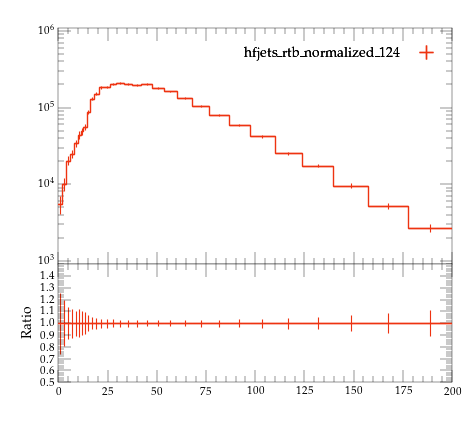

Reproduce this figure in Python.
#! /usr/bin/env python

# This Python script was auto-generated using YODA v2.0.2.
# Analysis object: /MC_HFJETS_NOTNORM/ptBHadrLead
# Timestamp: 29-07-2026 (18:13:04)

import matplotlib as mpl
import matplotlib.pyplot as plt
mpl.use('Agg') # comment out for interactive use
import os
import numpy as np

plotDir = os.path.split(os.path.realpath(__file__))[0]
if 'YODA_USER_PLOT_PATH' in globals():
    plot_outdir = globals()['YODA_USER_PLOT_PATH']
else:
    plot_outdir = plotDir

#plot style
plt.style.use(os.path.join(plotDir, '../default.mplstyle'))
# plot metadata
figW, figH = plt.rcParams['figure.figsize']
ax_xLabel = r''
ax_yLabel = r''
ax_title  = r''
ax_xScale = 'linear'
ax_yScale = 'log'
xLims = (0.0, 200.0)
yLims = (900.0, 1100000.0)

# TeX-friendly labels for the legend
labels = {
    'legend' : ([ r"hfjets\_rtb\_normalized\_124" ], r""),
}

# Adjust canvas width and height
canvasW = 10.0
canvasH = 9.0
figW *= canvasW/10.
figH *= canvasH/9.

# Create figure and axis objects
fig, (ax, ratio0_ax) = plt.subplots(2, 1, sharex=True,
                  figsize=(figW,figH), gridspec_kw={'height_ratios': (6.0, 3.0)})

# Set figure margins
plt.subplots_adjust(
    left   = 1.0 * plt.rcParams['figure.subplot.left'],
    right  = 1.0 * plt.rcParams['figure.subplot.right'],
    top    = 1.0 * plt.rcParams['figure.subplot.top'],
    bottom = 1.0 * plt.rcParams['figure.subplot.bottom'])

ratio0_ax.yaxis.set_major_locator(mpl.ticker.MultipleLocator(0.1))
ratio0_ax.set_ylim(0.5, 1.4999)
ratio0_ax.set_ylabel('Ratio')

# the numerical data is stored in a separate file
dataf = dict()
prefix = os.path.split(__file__)[0]
if prefix:    prefix = prefix + '/'
exec(open(prefix+'ptBHadrLead__data.py').read(), dataf)


legend_handles = dict() # keep track of handles for the legend

# style options for curves
# starts at zorder>=5 to draw curve on top of legend
styles = {
  'hfjets_rtb_normalized_124.yoda.gz': {
    'color' : '#EE3311',
    'linestyle' : '-',
    'linewidth' : 1,
    'marker' : 'none',
    'markersize' : 2,
    'capsize' : 0.0,
    'zorder' : 5,
    'histstyle' : 1,
    'drawstyle' : 'steps-pre',
    'xerrorbars' : 1,
    'yerrorbars' : 1,
    'fillcolor' : None,
    'fillopacity' : 1.0,
    'ratio0_linestyle' : '-',
    'ratio0_linewidth' : 1,
    'ratio0_marker' : 'none',
    'ratio0_markersize' : 2,
    'ratio0_capsize' : 0.0,
    'ratio0_zorder' : 5,
    'ratio0_histstyle' : 1,
    'ratio0_drawstyle' : 'steps-pre',
    'ratio0_xerrorbars' : 1,
    'ratio0_yerrorbars' : 1,
  },
}

# curve from input yoda files in main panel
for label, yvals in dataf['yvals'].items():
    if all(np.isnan(v) for v in dataf['yvals'][label]):
        continue
    tmp = None
    if styles[label]['histstyle']: # draw as histogram
        xpos = dataf['xedges'][label] if styles[label]['drawstyle'] else dataf['xpoints'][label]
        ypos = np.insert(yvals, 0, yvals[0]) if styles[label]['drawstyle'] else yvals
        if styles[label]['fillcolor']: # fill area below curve
            ax.fill_between(xpos, ypos, step='pre',
                            color=styles[label]['fillcolor'],
                            alpha=styles[label]['fillopacity'])
        tmp, = ax.plot(xpos, ypos,
                       color=styles[label]['color'],
                       linestyle=styles[label]['linestyle'],
                       linewidth=styles[label]['linewidth'],
                       drawstyle=styles[label]['drawstyle'], solid_joinstyle='miter',
                       zorder=styles[label]['zorder'], label=label)
    tmp = ax.errorbar(dataf['xpoints'][label], yvals,
                      xerr=np.array(dataf['xerrs'][label])*styles[label]['xerrorbars'],
                      yerr=np.array(dataf['yerrs'][label])*styles[label]['yerrorbars'],
                      fmt=styles[label]['marker'], capsize=styles[label]['capsize'],
                      markersize=styles[label]['markersize'],
                      ecolor=styles[label]['color'],
                      color=styles[label]['color'], zorder=styles[label]['zorder'])
    tmp[-1][0].set_linestyle(styles[label]['linestyle'])
    tmp[-1][0].set_linewidth(styles[label]['linewidth'])
    if label in dataf['add_legend_handle']:  legend_handles[label] = tmp
    for varLabel in dataf['variation_yvals'].keys():
        if varLabel.startswith(label):
            tmp, = ax.plot(dataf['xedges'][label], dataf['variation_yvals'][varLabel],
                           color=styles[label]['color'],
                           linestyle=styles[label]['linestyle'],
                           linewidth=styles[label]['linewidth'],
                           drawstyle='steps-pre', solid_joinstyle='miter',
                           zorder=styles[label]['zorder'], alpha=0.5)


# plots on ratio panel
# curve from input yoda files in ratio panel
for label, yvals in dataf['ratio0_yvals'].items():
    if all(np.isnan(v) for v in yvals):
        continue
    if styles[label]['ratio0_histstyle']: # plot as histogram
        xpos = dataf['xedges']['hfjets_rtb_normalized_124.yoda.gz'] if styles[label]['ratio0_drawstyle'] else dataf['xpoints']['hfjets_rtb_normalized_124.yoda.gz']
        ypos = np.insert(yvals, 0, yvals[0]) if styles[label]['ratio0_drawstyle'] else yvals
        ratio0_ax.plot(xpos, ypos,
                       color=styles[label]['color'],
                       linewidth=styles[label]['linewidth'],
                       linestyle=styles[label]['ratio0_linestyle'],
                       drawstyle=styles[label]['ratio0_drawstyle'], zorder=styles[label]['zorder'],
                       solid_joinstyle='miter')
    tmp = ratio0_ax.errorbar(dataf['xpoints']['hfjets_rtb_normalized_124.yoda.gz'], yvals,
                             xerr=np.array(dataf['ref_xerrs'])*styles[label]['ratio0_xerrorbars'],
                             yerr=np.array(dataf['ratio0_yerrs'][label])*styles[label]['ratio0_yerrorbars'],
                             fmt=styles[label]['ratio0_marker'], capsize=styles[label]['ratio0_capsize'],
                             markersize=styles[label]['ratio0_markersize'],
                             ecolor=styles[label]['color'],
                             color=styles[label]['color'])
    tmp[-1][0].set_linestyle(styles[label]['ratio0_linestyle'])
    tmp[-1][0].set_linewidth(styles[label]['ratio0_linewidth'])

    for varlabel in dataf['ratio0_variation_vals'].keys():
        if varlabel.startswith(label):
            ratio0_ax.plot(dataf['xedges']['hfjets_rtb_normalized_124.yoda.gz'],
                            dataf['ratio0_variation_vals'][varlabel],
                            color=styles[label]['color'],
                            linestyle=styles[label]['linestyle'],
                            linewidth=styles[label]['linewidth'],
                            drawstyle='steps-pre', solid_joinstyle='miter',
                            zorder=1, alpha=0.5)

legend_items = list(legend_handles.values())
ax.add_artist(ax.legend(legend_items,
                        labels['legend'][0],
                        title=labels['legend'][1],
                        alignment='right',
                        loc='upper right',
                        bbox_to_anchor=(1.0, 0.97),markerfirst=False))

# set plot metadata as defined above
ratio0_ax.set_xlabel(ax_xLabel)
ratio0_ax.xaxis.set_label_coords(1., -0.15)
ax.set_ylabel(ax_yLabel, ha='right', va='top')
ax.yaxis.set_label_coords(-0.11, 1.0)
ax.set_title(ax_title, loc='left')
ax.set_xscale(ax_xScale)
ax.set_yscale(ax_yScale)
ax.set_xlim(xLims)
ax.set_ylim(yLims)

# tick formatting
plt.rcParams['xtick.top'] = True
plt.rcParams['ytick.right'] = True
ax.yaxis.set_major_locator(mpl.ticker.LogLocator(base=10.0, numticks=np.inf))
ax.yaxis.set_minor_locator(mpl.ticker.LogLocator(
                           base=10.0, subs=np.arange(0.1, 1, 0.1), numticks=np.inf))
fig.align_ylabels((ax, ratio0_ax))
plt.savefig(os.path.join(plot_outdir, 'ptBHadrLead.pdf'), format='PDF')
plt.savefig(os.path.join(plot_outdir, 'ptBHadrLead.png'), format='PNG')

plt.close(fig)
